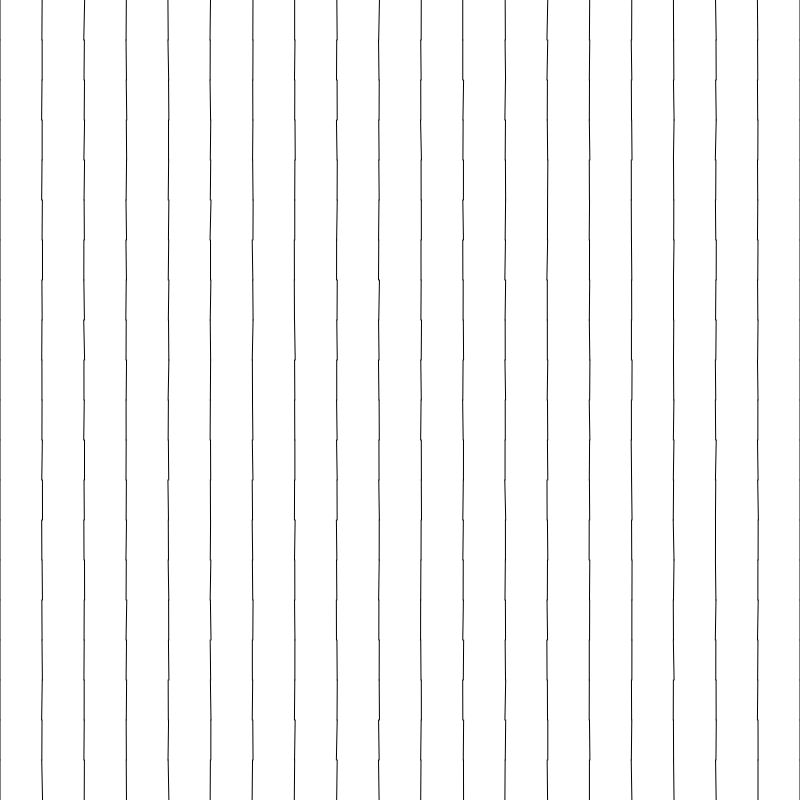
Frame 1 (no input)
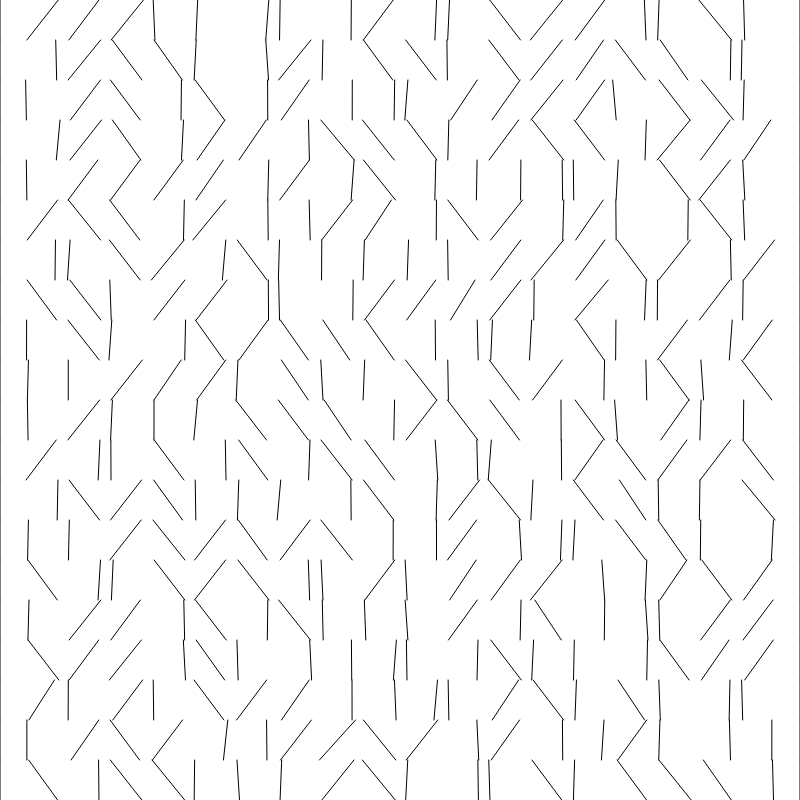
Frame 60 (no input)
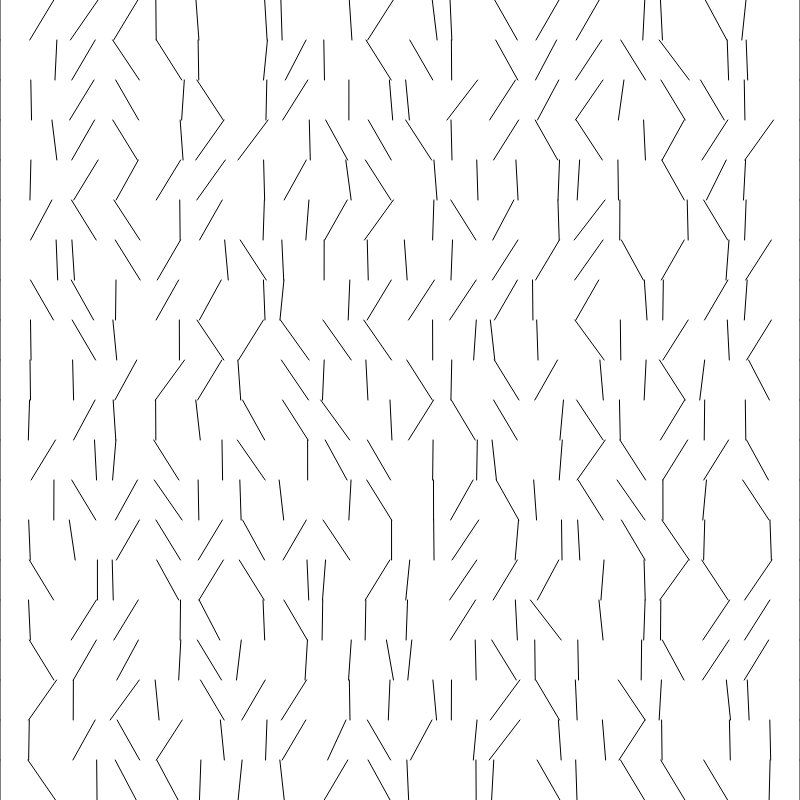
Frame 120 (the mouse pressed at the canvas centre since frame 60)

The p5.js sketch that drew these frames (run headless with seeded random() and noise() and a simulated clock; from frame 60 on, the mouse is pressed at the canvas centre):

// p5.js sketch
// ── sketch.js
let numCols = 20;
let numRows = 20;
let rectSize;
let rowHeight;
let rows = [];

function setup() {
  createCanvas(800, 800);

  rectSize = width / (numCols - 1);
  rowHeight = height/numRows;

  for(let h = 0; h < numRows; h++){
    let row = [];
    for(let i = 0; i < numCols; i++){
      if(i == 0){ //first
        row.push([{x: 0, dir: 0, o: 0}, {x: 0, dir: 0, o: 0}]);
      } else if(i == numCols - 1) { //last
        row.push([{x: width, dir: 0, o: width}, {x:width, dir: 0, o: width}]);
      } else { //middle cols
        // let offset1 = random(-rectSize/2, rectSize/2);
        // let offset2 = random(-rectSize/2, rectSize/2);
        let dir1 = random() > 0.5 ? 1 : -1;
        let dir2 = random() > 0.5 ? 1 : -1;
        row.push([{x: i * rectSize, dir: dir1, o: i * rectSize}, {x: i * rectSize, dir: dir2, o: i * rectSize}]);
      }
    }
    rows.push(row);
  }
}

function draw() {
  background(255);

  for(let i = 0; i < rows.length; i++){
    let row = rows[i];
    let y = rowHeight * i;
    for(let l of row){
      for(let p of l){
        p.x += p.dir * random(0.5);
        //bounds check

        if (p.x < p.o - rectSize / 2) {
          p.x = p.o - rectSize / 2; // Reset to the left edge
          p.dir *= -1;
        } else if (p.x > p.o + rectSize / 2) {
          p.x = p.o + rectSize / 2; // Reset to the right edge
          p.dir *= -1;
        }
      }

      // noFill();
      // stroke(0, 255, 0);
      // rect(l[0].o - rectSize/2, y, rectSize, y + rowHeight);
      // stroke(255, 0, 0);
      // line(l[0].o, y, l[1].o, y + rowHeight);
      stroke(0);
      line(l[0].x, y, l[1].x, y + rowHeight);
    }
  }
}

function randomColor(){
  let r = random(0, 255);
  let g = random(0, 255);
  let b = random(0, 255);

  return color(r, g, b);
}
